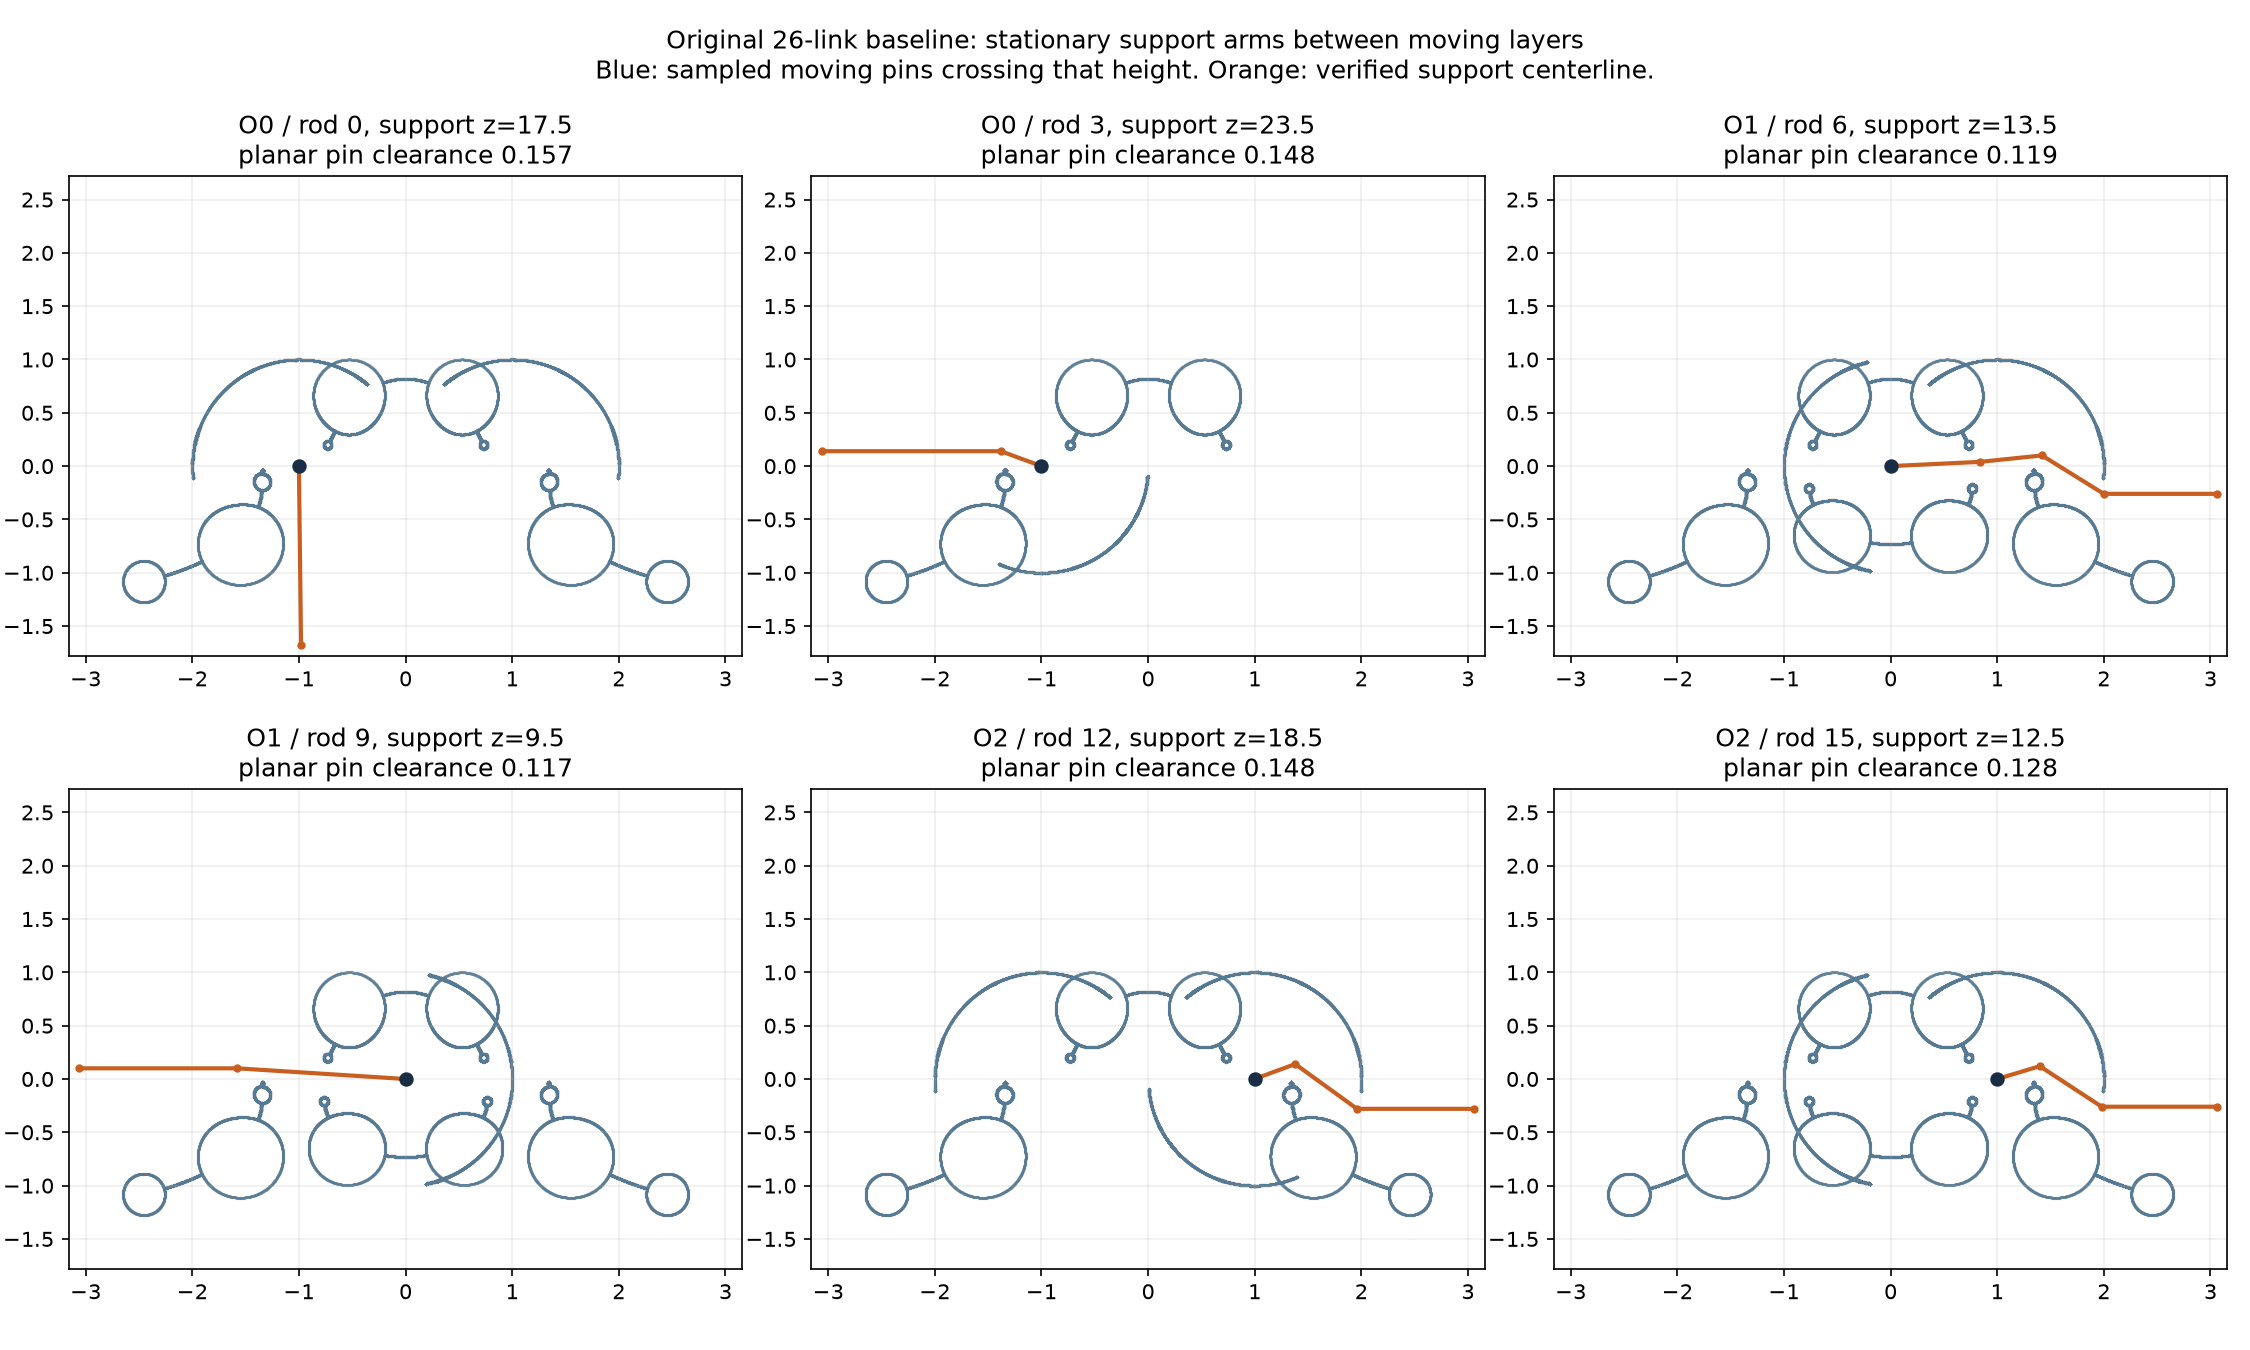

Here is the Python script that generated this plot:
"""Sampled static ground-support routes for the ORIGINAL 26-link baseline.

Six separate bearing stubs rise half a layer to rigid planar support arms.
Each arm routes between swept moving pins to an exterior frame post.
No original moving trajectory or rod layer changes. This is not CAD, a
continuous-motion collision certificate, or a stiffness/joint-body analysis.
"""
from collections import deque
import hashlib
import json
from pathlib import Path

import numpy as np
from scipy.ndimage import label
from scipy.spatial import cKDTree

from explore import FIXED, IX
from support_layer_audit import INCIDENT, RODS, SOURCE
from verify import old

OUT = Path(__file__).resolve().parent
GRID_STEP = .02
PITCH = .1  # At 50 mm nominal pole spacing this is a 5 mm layer pitch.
REQUIRED_CLEARANCE = .04  # Combined centerline-clearance budget, not actual part radii.


def segment_distance(points, a, b):
    ab = b-a
    t = np.clip((points-a) @ ab / (ab @ ab), 0, 1)
    return np.linalg.norm(points-a-t[:, None]*ab, axis=1)


def shortest_path(free, start):
    ny, nx = free.shape
    queue = deque([start])
    previous = {start: None}
    target = None
    while queue:
        cell = queue.popleft()
        iy, ix = cell
        if iy in (0, ny-1) or ix in (0, nx-1):
            target = cell
            break
        for nxt in ((iy-1, ix), (iy+1, ix), (iy, ix-1), (iy, ix+1)):
            if free[nxt] and nxt not in previous:
                previous[nxt] = cell
                queue.append(nxt)
    if target is None:
        return None
    path = []
    while target is not None:
        path.append(target)
        target = previous[target]
    return path[::-1]


def main():
    design = old()
    design.track(900)
    pts = design.points(np.concatenate(design.tracks).reshape(-1))
    layers = next(c["rod_layer_order"] for c in
                  json.loads((OUT/"layers_0.040.json").read_text())
                  if c["name"] == "real_negative")
    moving = [j for j in IX if j not in FIXED]
    spans = {j: (min(layers[h] for h in INCIDENT[j]),
                 max(layers[h] for h in INCIDENT[j])) for j in moving}
    low = np.floor((pts.min(axis=(0, 1))-.4)/GRID_STEP)*GRID_STEP
    high = np.ceil((pts.max(axis=(0, 1))+.4)/GRID_STEP)*GRID_STEP
    xs = np.arange(low[0], high[0]+GRID_STEP/2, GRID_STEP)
    ys = np.arange(low[1], high[1]+GRID_STEP/2, GRID_STEP)
    xx, yy = np.meshgrid(xs, ys)
    grid = np.c_[xx.ravel(), yy.ravel()]
    results = []
    for anchor in FIXED:
        for rod in INCIDENT[anchor]:
            z = layers[rod]+.5
            at = pts[0, IX[anchor]].copy()
            cell = tuple(np.rint((at-low)/GRID_STEP).astype(int)[::-1])
            crossing = [j for j in moving if spans[j][0] < z < spans[j][1]]
            obs = np.concatenate([pts[:, IX[j]] for j in crossing])
            distance = cKDTree(obs).query(grid, workers=1)[0].reshape(xx.shape)

            def reaches_outside(radius):
                labels, _ = label(distance > radius)
                value = labels[cell]
                edges = np.r_[labels[0], labels[-1], labels[:, 0], labels[:, -1]]
                return bool(value and value in edges)

            lower, upper = 0., float(distance[cell])
            for _ in range(14):
                middle = (lower+upper)/2
                if reaches_outside(middle):
                    lower = middle
                else:
                    upper = middle
            grid_radius = min(.16, .80*lower)
            required = grid_radius-GRID_STEP*.75
            assert required > REQUIRED_CLEARANCE, (anchor, rod, lower)
            raw_cells = shortest_path(distance > grid_radius, cell)
            assert raw_cells is not None
            path = np.array([[xs[x], ys[y]] for y, x in raw_cells])
            path[0] = at
            simplified = [path[0]]
            i = 0
            while i < len(path)-1:
                for k in range(len(path)-1, i, -1):
                    if np.min(segment_distance(obs, path[i], path[k])) >= required:
                        simplified.append(path[k]); i = k
                        break
                else:
                    raise RuntimeError("No verified segment")
            polyline = np.array(simplified)
            min_planar, min_3d, min_stub = np.inf, np.inf, np.inf
            closest_planar, closest_3d, closest_stub = None, None, None
            for j in moving:
                xy_dist = min(float(np.min(segment_distance(pts[:, IX[j]], a, b)))
                              for a, b in zip(polyline[:-1], polyline[1:]))
                lo, hi = spans[j]
                dz = max(lo-z, z-hi, 0.)*PITCH
                dist_3d = float(np.hypot(xy_dist, dz))
                if j in crossing and xy_dist < min_planar:
                    min_planar, closest_planar = xy_dist, j
                if dist_3d < min_3d:
                    min_3d, closest_3d = dist_3d, j
                stub_gap = max(lo-z, layers[rod]-hi, 0.)*PITCH
                stub_xy = float(np.min(np.linalg.norm(pts[:, IX[j]]-at, axis=1)))
                stub_dist = float(np.hypot(stub_xy, stub_gap))
                if stub_dist < min_stub:
                    min_stub, closest_stub = stub_dist, j
            endpoint = polyline[-1]
            post_min = np.inf
            for a_name, *_, b_name in RODS:
                a, b = pts[:, IX[a_name]], pts[:, IX[b_name]]
                ab = b-a
                t = np.clip(np.sum((endpoint-a)*ab, axis=1)/np.sum(ab*ab, axis=1), 0, 1)
                post_min = min(post_min, float(np.min(np.linalg.norm(endpoint-a-t[:, None]*ab, axis=1))))
            assert min_3d > REQUIRED_CLEARANCE and min_stub > REQUIRED_CLEARANCE
            assert post_min > REQUIRED_CLEARANCE
            result = {
                "anchor": anchor, "fixed_rod_index": rod, "fixed_rod_layer": layers[rod],
                "support_arm_layer": z, "bearing_stub_layer_interval": [layers[rod], z],
                "arm_polyline_xy": polyline.tolist(), "outside_post_xy": endpoint.tolist(),
                "crossing_pin_joints": crossing,
                "grid_bottleneck_bracket": [lower, upper],
                "minimum_sampled_arm_planar_distance_to_crossing_pins": min_planar,
                "closest_planar_pin": closest_planar,
                "minimum_sampled_arm_3d_distance_to_all_moving_pins": min_3d,
                "closest_3d_pin": closest_3d,
                "minimum_sampled_bearing_stub_distance_to_all_moving_pins": min_stub,
                "closest_stub_pin": closest_stub,
                "arm_to_all_rod_centerlines_vertical_lower_bound": PITCH/2,
                "stub_to_nonattached_rod_centerlines_vertical_lower_bound": PITCH/2,
                "minimum_sampled_outside_post_distance_to_all_rods": post_min,
                "arm_length": float(np.linalg.norm(np.diff(polyline, axis=0), axis=1).sum()),
            }
            results.append(result)
            print(json.dumps(result), flush=True)
    near = next(c for c in json.loads(SOURCE.read_text()) if c["name"] == "real_negative")
    output = {
        "baseline": "original real_negative, K=-.6, L=1, S=sqrt(1.6), arm=2.3958349462896438",
        "source_near_pairs_sha256": hashlib.sha256(SOURCE.read_bytes()).hexdigest(),
        "sampled_configurations": len(pts), "rod_layer_order": layers,
        "layer_pitch_in_nominal_pole_spacing_units": PITCH,
        "required_combined_centerline_clearance": REQUIRED_CLEARANCE,
        "outside_support_frame_rectangle": [low.tolist(), high.tolist()],
        "fixed_anchor_near_pairs": [c for c in near["near_pairs"] if c["joint"] in FIXED],
        "results": results,
        "limitations": "Only sampled original nominal trajectories. No manufactured errors, continuous-time bound, moving pin/pin check, joint bodies, bearing collars, fasteners, input D1 support, stiffness, forces, friction or CAD. The .04 distance is a combined centerline budget; selecting actual parts must respect it.",
    }
    (OUT/"routed_support_rescue_0.040.json").write_text(json.dumps(output, indent=2))
    try:
        import matplotlib
        matplotlib.use("Agg")
        import matplotlib.pyplot as plt
        fig, axes = plt.subplots(2, 3, figsize=(15, 9))
        for ax, result in zip(axes.ravel(), results):
            for j in result["crossing_pin_joints"]:
                ax.scatter(pts[:, IX[j], 0], pts[:, IX[j], 1], s=.25, alpha=.3, color="#567a93")
            polyline = np.array(result["arm_polyline_xy"])
            ax.plot(polyline[:, 0], polyline[:, 1], "o-", color="#c85f21", lw=2, ms=3)
            ax.scatter(*polyline[0], color="#192d44", s=35, zorder=5)
            ax.set_title(f"{result['anchor']} / rod {result['fixed_rod_index']}, support z={result['support_arm_layer']}\nplanar pin clearance {result['minimum_sampled_arm_planar_distance_to_crossing_pins']:.3f}")
            ax.set_xlim(low[0]-.1, high[0]+.1); ax.set_ylim(low[1]-.1, high[1]+.1)
            ax.set_aspect("equal"); ax.grid(alpha=.2)
        fig.suptitle("Original 26-link baseline: stationary support arms between moving layers\nBlue: sampled moving pins crossing that height. Orange: verified support centerline.")
        fig.tight_layout()
        fig.savefig(OUT/"routed_support_rescue.png", dpi=150)
    except ImportError:
        pass


if __name__ == "__main__":
    main()
